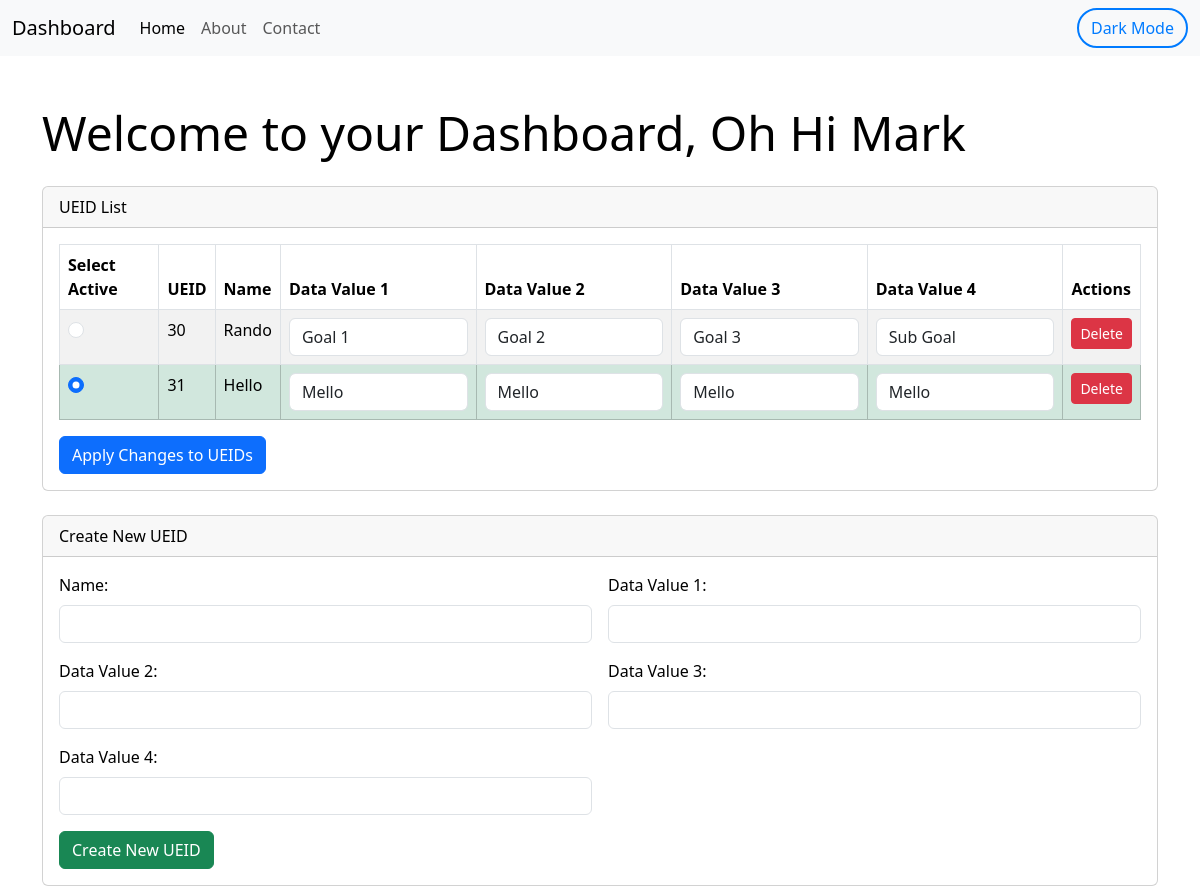
The page /dashboard?me_id=69420 on the database its author committed.
### app.py (models this page shows, shortened)
class MEID(db.Model):
   id = db.Column(db.Integer, primary_key=True)
   password = db.Column(db.String(200))
   activeUEID = db.Column(db.Integer)
   name = db.Column(db.String(200))

class UEID(db.Model):
   id = db.Column(db.Integer, primary_key=True)
   meID = db.Column(db.Integer)
   dataValue1 = db.Column(db.String(64))
   dataValue2 = db.Column(db.String(64))
   dataValue3 = db.Column(db.String(64))
   dataValue4 = db.Column(db.String(64))
   date_created = db.Column(db.DateTime, default=datetime.utcnow)
   name = db.Column(db.String(200))

### app.py (the view)
@app.route('/dashboard')
def dashboard():
   title = "Dashboard"
   me_id = request.args.get('me_id')  # Assuming the MEID is passed as a query parameter
   me = MEID.query.filter_by(id=me_id).first()
   if not me:
      return redirect('/login')
   ue_list = UEID.query.filter_by(meID=me_id).all()
   return render_template("dashboard.html", title=title, me=me, ue_list=ue_list)

### templates/dashboard.html (shortened to what this page needs)
{% extends 'base.html' %}
{% block content %}
<div class="container dark-mode-feature">
    <h1 class="my-4">Welcome to your Dashboard, {{ me.name }}</h1>
    <div class="card mb-4">
        <div class="card-header">UEID List</div>
        <div class="card-body">
            <form method="post" action="{{ url_for('update_ueids') }}">
                <table class="table table-bordered table-striped">
                    <thead>
                        <tr>
                            <th>Select Active</th>
                            <th>UEID</th>
                            <th>Name</th>
                            <th>Data Value 1</th>
                            <th>Data Value 2</th>
                            <th>Data Value 3</th>
                            <th>Data Value 4</th>
                            <th>Actions</th>
                        </tr>
                    </thead>
                    <tbody>
                        {% for ue in ue_list %}
                        <tr class="{{ 'table-success' if ue.id == me.activeUEID else '' }}">
                            <td><input type="radio" class="form-check-input" name="activeUEID" value="{{ ue.id }}" {% if ue.id == me.activeUEID %} checked {% endif %}></td>
                            <td>{{ ue.id }}</td>
                            <td>{{ ue.name }}</td>
                            <td><input type="text" class="form-control" name="dataValue1_{{ ue.id }}" value="{{ ue.dataValue1 }}"></td>
                            <td><input type="text" class="form-control" name="dataValue2_{{ ue.id }}" value="{{ ue.dataValue2 }}"></td>
                            <td><input type="text" class="form-control" name="dataValue3_{{ ue.id }}" value="{{ ue.dataValue3 }}"></td>
                            <td><input type="text" class="form-control" name="dataValue4_{{ ue.id }}" value="{{ ue.dataValue4 }}"></td>
                            <td><button type="submit" class="btn btn-danger btn-sm" name="delete_ueid" value="{{ ue.id }}">Delete</button></td>
                        </tr>
                        {% endfor %}
                    </tbody>
                </table>
                <button type="submit" class="btn btn-primary" name="update">Apply Changes to UEIDs</button>
            </form>
        </div>
    </div>
    <div class="card">
        <div class="card-header">Create New UEID</div>
        <div class="card-body">
            <form method="post" action="{{ url_for('create_ueid') }}" class="row g-3">
                <div class="col-md-6">
                    <label for="name" class="form-label">Name:</label>
                    <input type="text" class="form-control" id="name" name="name" required>
                </div>
                <div class="col-md-6">
                    <label for="dataValue1" class="form-label">Data Value 1:</label>
                    <input type="text" class="form-control" id="dataValue1" name="dataValue1" required>
                </div>
                <div class="col-md-6">
                    <label for="dataValue2" class="form-label">Data Value 2:</label>
                    <input type="text" class="form-control" id="dataValue2" name="dataValue2" required>
                </div>
                <div class="col-md-6">
                    <label for="dataValue3" class="form-label">Data Value 3:</label>
                    <input type="text" class="form-control" id="dataValue3" name="dataValue3" required>
                </div>
                <div class="col-md-6">
                    <label for="dataValue4" class="form-label">Data Value 4:</label>
                    <input type="text" class="form-control" id="dataValue4" name="dataValue4" required>
                </div>
                <div class="col-12">
                    <button type="submit" class="btn btn-success">Create New UEID</button>
                </div>
            </form>
        </div>
    </div>
</div>
{% endblock %}

### templates/base.html (shortened to what this page needs)
<!doctype html>
<html lang="en">
<head>
    <link href="https://cdn.jsdelivr.net/npm/bootstrap@5.3.2/dist/css/bootstrap.min.css" rel="stylesheet">
    <link href="{{ url_for('static', filename='css/style.css')}}" rel="stylesheet">
</head>
<body>
    <nav class="navbar navbar-expand-lg bg-body-tertiary">
        <div class="container-fluid">
            <a class="navbar-brand" href="#">{{ title }}</a>
            <div class="collapse navbar-collapse" id="navbarSupportedContent">
                <ul class="navbar-nav me-auto mb-2 mb-lg-0">
                    <li class="nav-item">
                        <a class="nav-link active" aria-current="page" href="{{ url_for('login') }}">Home</a>
                    </li>
                    <li class="nav-item">
                        <a class="nav-link" href="{{ url_for('about') }}">About</a>
                    </li>
                    <li class="nav-item">
                        <a class="nav-link" href="{{ url_for('contact') }}">Contact</a>
                    </li>
                </ul>
                <button id="toggle-mode-btn" onclick="toggleDarkMode()" class="btn toggle-mode-btn ms-auto">Dark Mode</button>
            </div>
        </div>
    </nav>
<br/>
{% block content %}
{% endblock %}
</body>
</html>

### static/css/style.css (style rules this page uses)
h1 { font-size: 48px; }
body { background-color: white; color: black; }
.navbar.bg-body-tertiary { background-color: #ffffff; }
.card { background-color: #ffffff; color: black; }
.toggle-mode-btn { border-radius: 20px; border: 2px solid #007bff; background-color: transparent; color: #007bff; transition: all 0.3s ease; }

### rows shown on the page
MEID: name "Oh Hi Mark"
UEID: id "30", name "Rando", dataValue1 "Goal 1", dataValue2 "Goal 2", dataValue3 "Goal 3", dataValue4 "Sub Goal"
UEID: activeUEID "☑", id "31", name "Hello", dataValue1 "Mello", dataValue2 "Mello", dataValue3 "Mello", dataValue4 "Mello"

### other values the page prints
{{ title }} "Dashboard"
